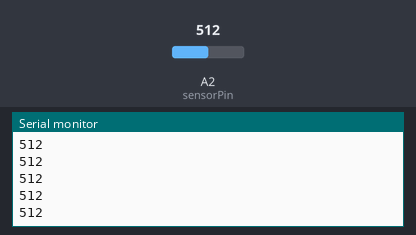
Simulated run of this sketch. Board: Arduino Uno, built with avr-gcc and run on an emulated ATmega328P. Parts: the last lines printed to the serial monitor. The test bench sets the inputs (shaded band); at power-on: A2 (sensorPin) = 512.

Above: at 1.2 s.
1.3 s: A2 (sensorPin) set to 716
At 1.32 s:
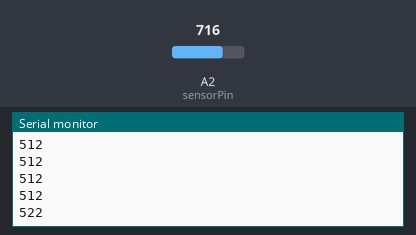
2.8 s: A2 (sensorPin) set to 900
At 2.83 s:
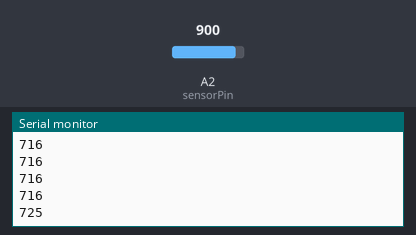
Timing chart, 0 to 5.8 s (numbered marks = the images above; inputs shaded):
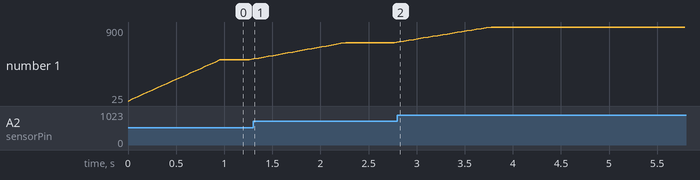

The sketch:

electret_mic_smoothing_input.ino
```cpp
// Constants
const int numLEDs = 6;
const int numReadings = 20;
const int readingDelay = 50;

// Analog-in pins
int sensorPin = A2;

int readings[numReadings]; // Array to hold readings from analog-in
int index = 0; // Index of current reading
int total = 0; // Running total or readings
int average = 0;  // Average of readings

void setup()
{
    Serial.begin(9600);
    for (int i = 0; i < numReadings; i++)  // Initialize all readings to 0
        readings[i] = 0;
}

void loop()
{
    total -= readings[index];  // Subtract the last reading
    readings[index] = analogRead(sensorPin);  // Read the sensor
    total += readings[index];  // Add the new reading to the total
    index++;  // Advance to the next position in the array

    if (index >= numReadings) // If at end of array, go back to beginning
        index = 0;

    average = total / numReadings;
    Serial.println(average);
    delay(readingDelay);
}
```

Measured:
- after the input at 1.3 s, the serial monitor: prints a new line at once (image 1)
- after the input at 2.8 s, the serial monitor: prints a new line at once (image 2)
- plotted number 1: 512 → 716 after the input at 1.3 s, 716 → 900 after the input at 2.8 s
